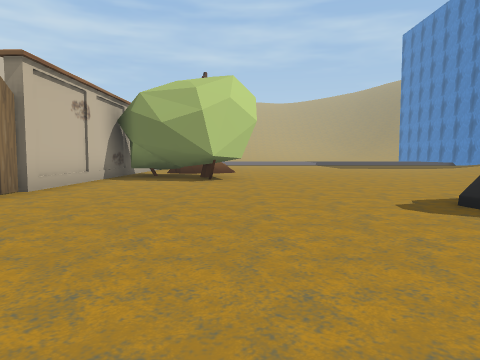
view 1 (above)

24 first-person views from a walk through a Unity game level. The camera is 1.2 m above the floor, tilts 4° down and sees 70° across. The floor is counted in squares, 2 m on a side. Each view is taken from the middle of a square. On the plan, view 1 faces up. The plan holds only what a view shows up to about 10 squares ahead; the rest is blank. The place goes on beyond the plan. The player is left out. Some animated figures are not drawn. Some surface patterns are stand-ins.

view 2
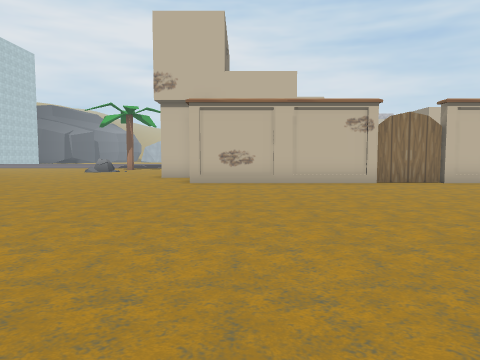

view 3
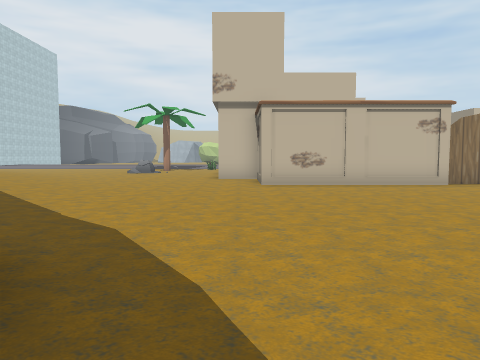

view 4
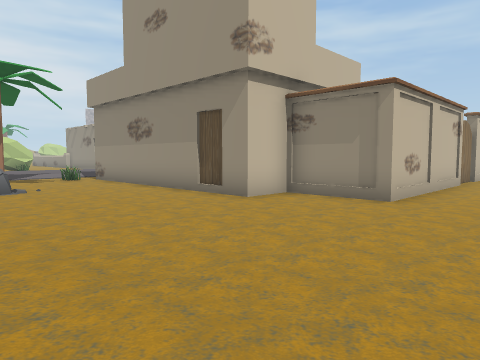

view 5
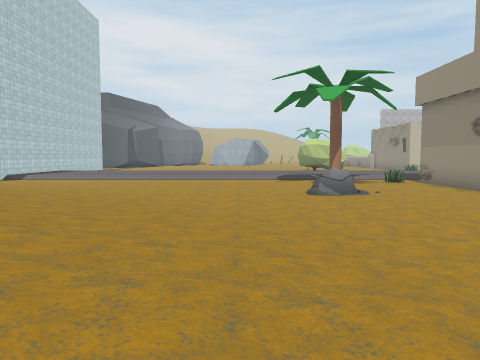

view 6
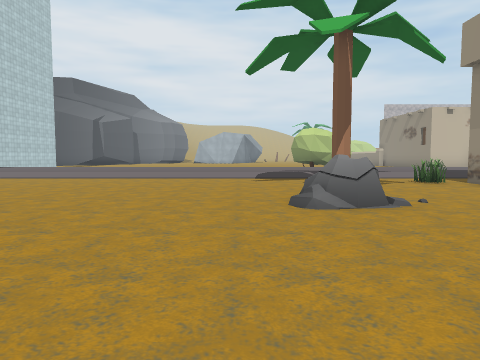

view 7
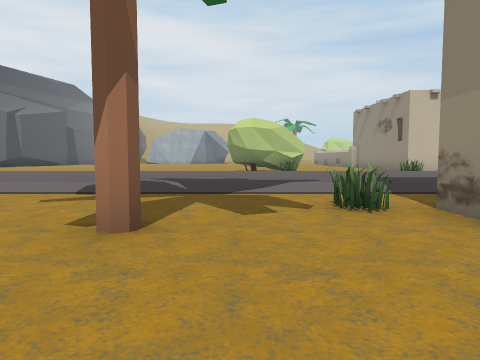

view 8
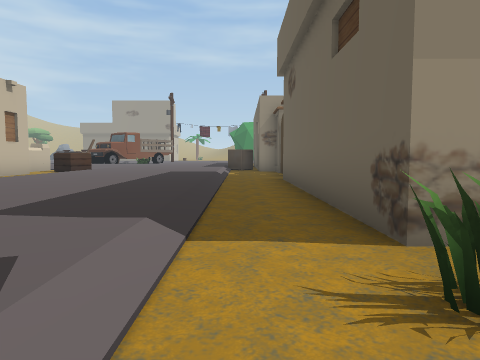

view 9
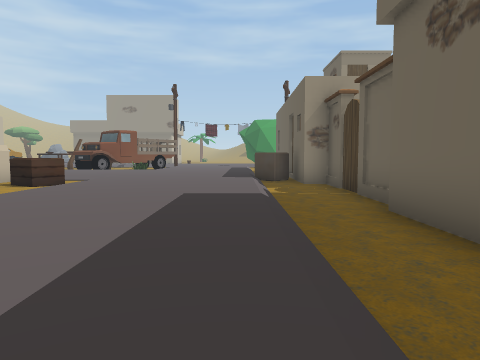

view 10
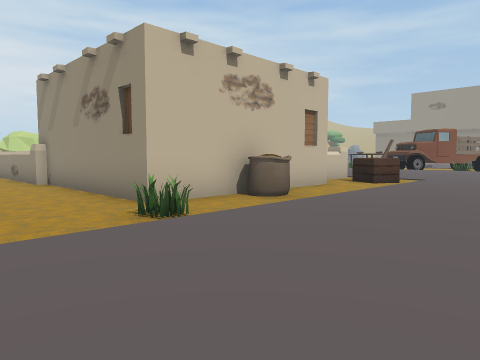

view 11
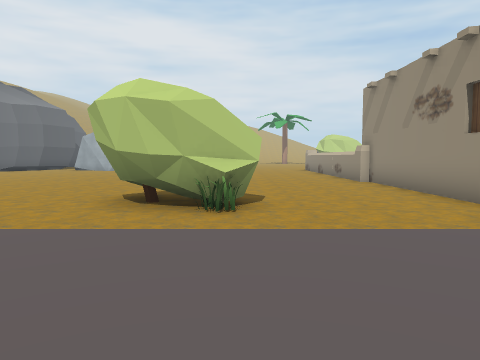

view 12
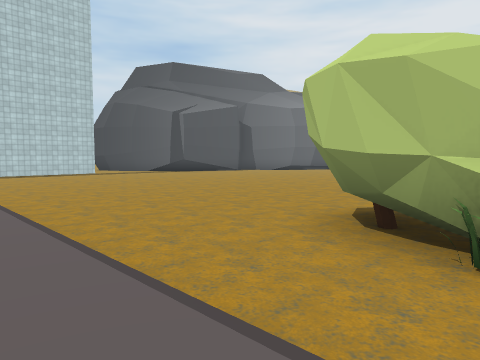

view 13
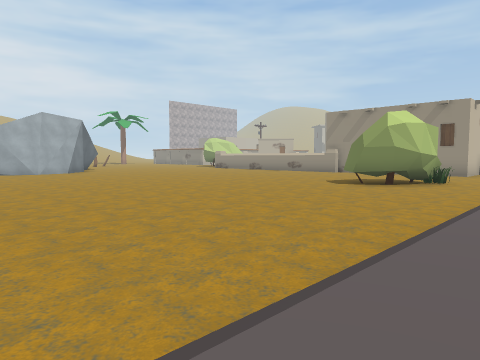

view 14
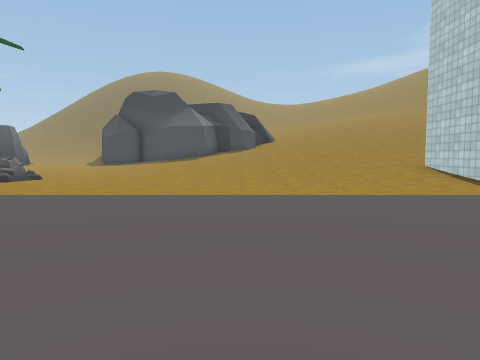

view 15
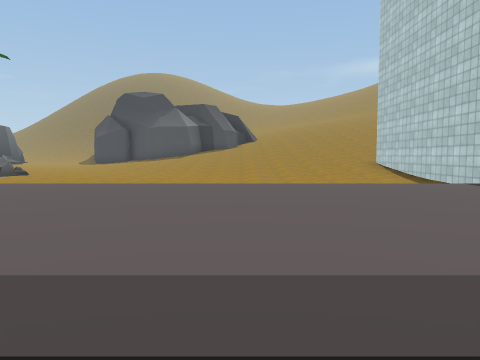

view 16
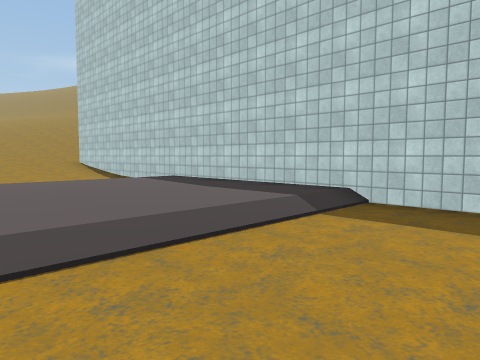

view 17
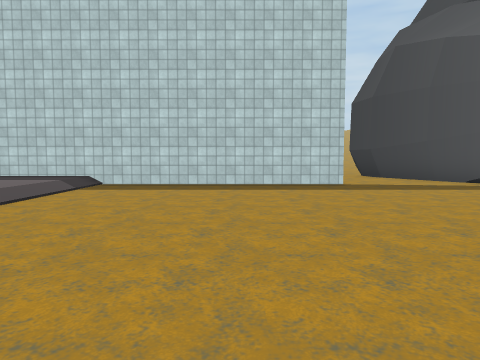

view 18
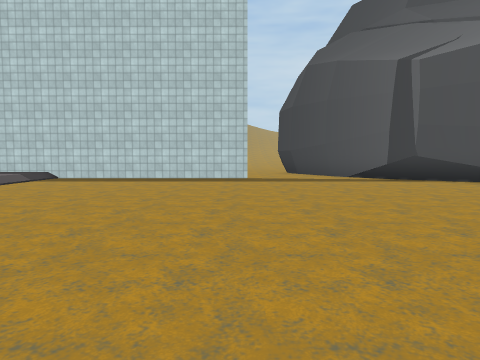

view 19
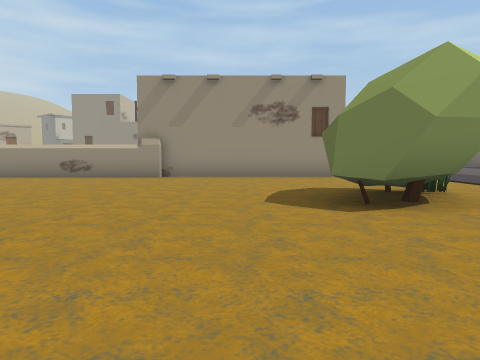

view 20
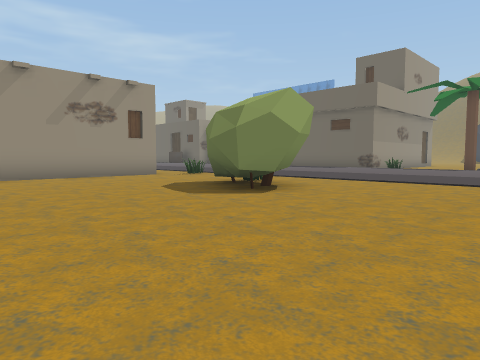

view 21
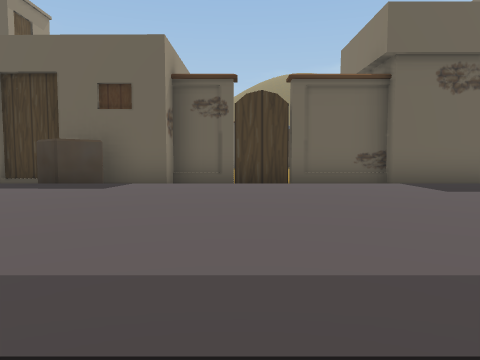

view 22
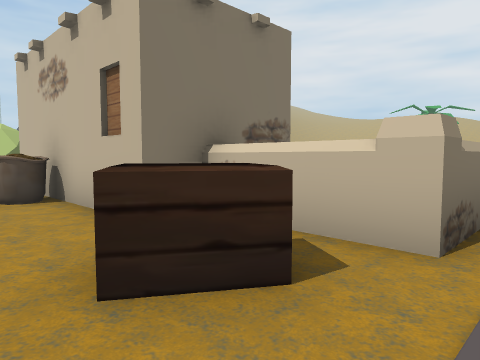

view 23
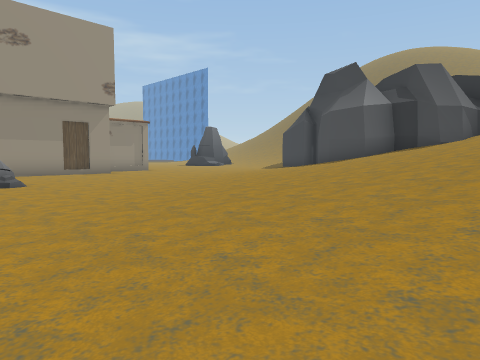

view 24
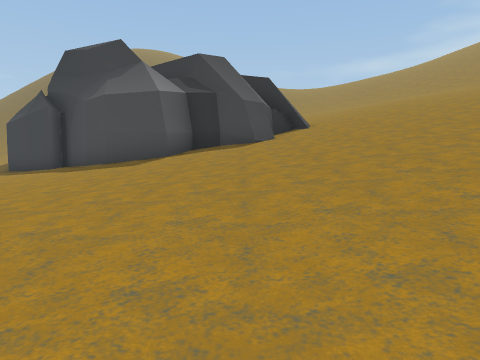

### Floor plan
Key: @ floor where view 1 was taken; # wall or solid block; . main floor; : floor 0.25 m higher than the main floor; + floor 0.5 m higher than the main floor; / step, stairs or slope; T tree; G gate; H house; R rock; B box; S sack; A basket; O other object.
Columns run from 29 left of view 1 to 6 right of it. Each row starts with its distance up from view 1.
 10       ////  ++AH         ##TTT......
  9      ##B./++++.HH        #.TTT......
  8       #BB/++++..#H       #..T.......
  7       #../++++.G#        #.........
  6     HHHH./++++..#        #......./
  5        H./++++..#        G....../
  4        S./++++..HHH      #....../
  3        SS/++++.H         #......
  2        H./++++.H       H #......./
  1 ##HHHHHH./++++.H       H #.........
  0 ........O/++++.H       H #...@...../
 -1 ........./++++.H       ###......../
 -2 ........./++++.H      HH..........//
 -3 ......#T./++++..HHHHHH.H..........
 -4 .....T##./++++.O.................
 -5  ....TTT./++++................./
 -6  ......../++++..T.R.........://
 -7  ......../++++....RR......:///
 -8  ......../++++.........../////
 -9  ......../++++.........//////#
-10 ........./++++........//////##
-11 ........./++++.......///////#
-12 ........./++++......////////#
-13  ......../++++.....:////////#
-14 ........./++++....://///////##
-15 ........./++++....///////////#
-16 ........./++++ ..:///  ///////
-17 ........./++++ ..///    //////
-18 #...###############/      ////
-19 ##...                      ///

Positions as (right, up) in squares from view 1, and headings:
1: (0, 0), facing up
2: (6, 0), facing left
3: (6, -2), facing left
4: (-1, -8), facing up-left
5: (-2, -9), facing left
6: (-6, -8), facing left
7: (-10, -5), facing left
8: (-15, -5), facing up
9: (-16, -1), facing up
10: (-17, -2), facing up-left
11: (-17, -3), facing left
12: (-19, -3), facing down-left
13: (-19, -14), facing up-left
14: (-20, -13), facing right
15: (-21, -14), facing right
16: (-22, -14), facing down-right
17: (-23, -11), facing down
18: (-25, -9), facing down
19: (-25, -9), facing up
20: (-28, -9), facing up-right
21: (-21, 7), facing right
22: (-20, 10), facing down-left
23: (-12, -16), facing up-right
24: (-10, -13), facing right
